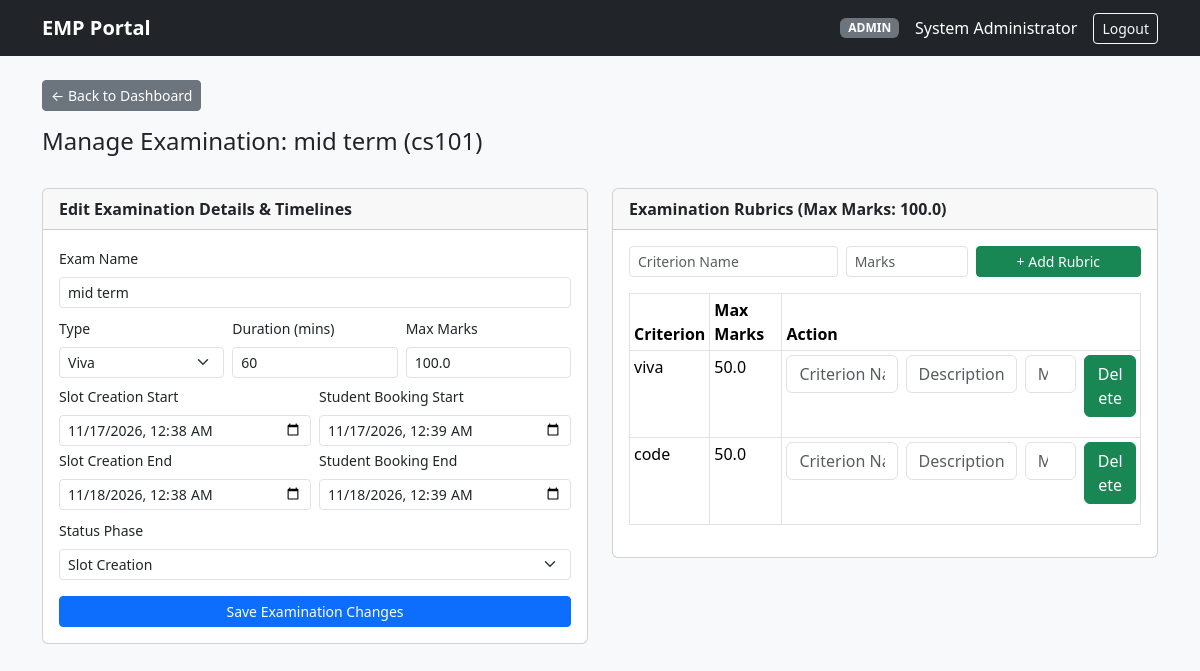
Screenshot of /admin/exam/1/manage (signed in) with the database file from the repository.
### models.py (models this page shows)
class User(db.Model):
    __tablename__ = 'users'
    id = db.Column(db.Integer, primary_key=True)
    full_name = db.Column(db.String(120), nullable=False)
    email = db.Column(db.String(120), unique=True, nullable=False)
    password_hash = db.Column(db.String(256), nullable=False)
    role = db.Column(db.String(20), nullable=False)  # 'admin', 'examiner', 'student'
    department = db.Column(db.String(100), nullable=True)
    contact = db.Column(db.String(50), nullable=True)
    roll_number = db.Column(db.String(50), nullable=True)
    status = db.Column(db.String(20), default='Active')  # 'Pending', 'Active', 'Deactivated'
    slots = db.relationship('ExaminationSlot', backref='examiner', lazy=True)
    bookings = db.relationship('Booking', backref='student', lazy=True)

class Examination(db.Model):
    __tablename__ = 'examinations'
    id = db.Column(db.Integer, primary_key=True)
    course_id = db.Column(db.Integer, db.ForeignKey('courses.id'), nullable=False)
    exam_name = db.Column(db.String(150), nullable=False)
    exam_type = db.Column(db.String(50), nullable=False)  # Viva, Practical, Project Demo, Assessment
    duration_mins = db.Column(db.Integer, nullable=False)
    max_marks = db.Column(db.Float, nullable=False)
    slot_creation_start = db.Column(db.DateTime, nullable=False)
    slot_creation_end = db.Column(db.DateTime, nullable=False)
    slot_booking_start = db.Column(db.DateTime, nullable=False)
    slot_booking_end = db.Column(db.DateTime, nullable=False)
    status = db.Column(db.String(30), default='Draft')
    rubrics = db.relationship('ExaminationRubric', backref='examination', cascade="all, delete-orphan", lazy=True)
    slots = db.relationship('ExaminationSlot', backref='examination', cascade="all, delete-orphan", lazy=True)

class Course(db.Model):
    __tablename__ = 'courses'
    id = db.Column(db.Integer, primary_key=True)
    course_code = db.Column(db.String(20), unique=True, nullable=False)
    course_name = db.Column(db.String(150), nullable=False)
    description = db.Column(db.Text, nullable=True)
    status = db.Column(db.String(20), default='Active')
    examinations = db.relationship('Examination', backref='course', cascade="all, delete-orphan", lazy=True)

class ExaminationRubric(db.Model):
    __tablename__ = 'examination_rubrics'
    id = db.Column(db.Integer, primary_key=True)
    exam_id = db.Column(db.Integer, db.ForeignKey('examinations.id'), nullable=False)
    criterion_name = db.Column(db.String(120), nullable=False)
    max_marks = db.Column(db.Float, nullable=False)
    weightage = db.Column(db.Float, nullable=True)
    description = db.Column(db.Text, nullable=True)

### app.py (the view, shortened to what this page needs)
@app.route('/admin/exam/<int:exam_id>/manage', methods=['GET', 'POST'])
@login_required(role='admin')
def admin_manage_exam(exam_id):
    exam = Examination.query.get_or_404(exam_id)
    rubrics = ExaminationRubric.query.filter_by(exam_id=exam.id).all()
    return render_template('admin_manage_exam.html', exam=exam, rubrics=rubrics)

### app.py (called while the page is built)
def login_required(role=None):
    def decorator(f):
        @wraps(f)
        def decorated_function(*args, **kwargs):
            if 'user_id' not in session:
                flash('Please log in to continue.', 'warning')
                return redirect(url_for('login'))
            if role and session.get('role') != role:
                flash('Unauthorized access for your role.', 'danger')
                return redirect(url_for('index'))
            return f(*args, **kwargs)
        return decorated_function
    return decorator

@app.context_processor
def inject_user():
    user = User.query.get(session['user_id']) if 'user_id' in session else None
    return dict(current_user=user)

### templates/admin_manage_exam.html (shortened to what this page needs)
{% extends "base.html" %}
{% block content %}
<a href="{{ url_for('admin_dashboard') }}" class="btn btn-secondary btn-sm mb-3">&larr; Back to Dashboard</a>
<h4>Manage Examination: {{ exam.exam_name }} ({{ exam.course.course_code }})</h4>
<div class="row g-4 mt-2">
    <div class="col-md-6">
        <div class="card">
            <div class="card-header fw-bold">Edit Examination Details & Timelines</div>
            <div class="card-body">
                <form method="POST" action="{{ url_for('admin_edit_examination_details', exam_id=exam.id) }}">
                    <div class="mb-2">
                        <label class="form-label small">Exam Name</label>
                        <input type="text" name="exam_name" value="{{ exam.exam_name }}" class="form-control form-control-sm" required>
                    </div>
                    <div class="row g-2 mb-2">
                        <div class="col-md-4">
                            <label class="form-label small">Type</label>
                            <select name="exam_type" class="form-select form-select-sm">
                                <option {% if exam.exam_type == 'Viva' %}selected{% endif %}>Viva</option>
                            </select>
                        </div>
                        <div class="col-md-4">
                            <label class="form-label small">Duration (mins)</label>
                            <input type="number" name="duration_mins" value="{{ exam.duration_mins }}" class="form-control form-control-sm" required>
                        </div>
                        <div class="col-md-4">
                            <label class="form-label small">Max Marks</label>
                            <input type="number" step="0.5" name="max_marks" value="{{ exam.max_marks }}" class="form-control form-control-sm" required>
                        </div>
                    </div>
                    <div class="row g-2 mb-2 small">
                        <div class="col-md-6">
                            <label class="form-label">Slot Creation Start</label>
                            <input type="datetime-local" name="slot_creation_start" value="{{ exam.slot_creation_start.strftime('%Y-%m-%dT%H:%M') }}" class="form-control form-control-sm mb-1" required>
                            <label class="form-label">Slot Creation End</label>
                            <input type="datetime-local" name="slot_creation_end" value="{{ exam.slot_creation_end.strftime('%Y-%m-%dT%H:%M') }}" class="form-control form-control-sm" required>
                        </div>
                        <div class="col-md-6">
                            <label class="form-label">Student Booking Start</label>
                            <input type="datetime-local" name="slot_booking_start" value="{{ exam.slot_booking_start.strftime('%Y-%m-%dT%H:%M') }}" class="form-control form-control-sm mb-1" required>
                            <label class="form-label">Student Booking End</label>
                            <input type="datetime-local" name="slot_booking_end" value="{{ exam.slot_booking_end.strftime('%Y-%m-%dT%H:%M') }}" class="form-control form-control-sm" required>
                        </div>
                    </div>
                    <div class="mb-3">
                        <label class="form-label small">Status Phase</label>
                        <select name="status" class="form-select form-select-sm">
                            {% for st in ['Draft', 'Slot Creation', 'Booking Open', 'Closed', 'Completed'] %}
                            <option value="{{ st }}" {% if exam.status == st %}selected{% endif %}>{{ st }}</option>
                            {% endfor %}
                        </select>
                    </div>
                    <button type="submit" class="btn btn-primary btn-sm w-100">Save Examination Changes</button>
                </form>
            </div>
        </div>
    </div>
    <div class="col-md-6">
        <div class="card">
            <div class="card-header fw-bold">Examination Rubrics (Max Marks: {{ exam.max_marks }})</div>
            <div class="card-body">
                <form method="POST" action="{{ url_for('admin_manage_exam', exam_id=exam.id) }}" class="row g-2 mb-3">
                    <div class="col-md-5"><input type="text" name="criterion_name" class="form-control form-control-sm" placeholder="Criterion Name" required></div>
                    <div class="col-md-3"><input type="number" step="0.5" name="max_marks" class="form-control form-control-sm" placeholder="Marks" required></div>
                    <div class="col-md-4"><button class="btn btn-success btn-sm w-100">+ Add Rubric</button></div>
                </form>
                <table class="table table-bordered table-sm">
                    <thead><tr><th>Criterion</th><th>Max Marks</th><th>Action</th></tr></thead>
                    <tbody>
                        {% for r in exam.rubrics %}
                        <tr>
                            <td>{{ r.criterion_name }}</td>
                            <td>{{ r.max_marks }}</td>
                            <td>
                                <form method="POST" action="{{ url_for('admin_manage_exam', exam_id=exam.id) }}" class="row g-2 mb-3">
                                    <div class="col-md-4">
                                        <input type="text" name="criterion_name" class="form-control" placeholder="Criterion Name (e.g. Logic)" required>
                                    </div>
                                    <div class="col-md-4">
                                        <input type="text" name="description" class="form-control" placeholder="Description (optional)">
                                    </div>
                                    <div class="col-md-2">
                                        <input type="number" step="0.5" name="max_marks" class="form-control" placeholder="Max Marks" required>
                                    </div>
                                    <div class="col-md-2">
                                        <button type="submit" class="btn btn-success w-100">Delete</button>
                                    </div>
                                </form>
                            </td>
                        </tr>
                        {% endfor %}
                    </tbody>
                </table>
            </div>
        </div>
    </div>
</div>
{% endblock %}

### templates/base.html (shortened to what this page needs)
<!DOCTYPE html>
<html lang="en">
<head>
    <link href="https://cdn.jsdelivr.net/npm/bootstrap@5.3.3/dist/css/bootstrap.min.css" rel="stylesheet">
</head>
<body class="bg-light">
    <nav class="navbar navbar-expand-lg navbar-dark bg-dark mb-4">
        <div class="container">
            <a class="navbar-brand fw-bold" href="{{ url_for('index') }}">EMP Portal</a>
            <div class="d-flex align-items-center text-white">
                {% if current_user %}
                    <span class="me-3 badge bg-secondary text-uppercase">{{ current_user.role }}</span>
                    <span class="me-3">{{ current_user.full_name }}</span>
                    <a href="{{ url_for('logout') }}" class="btn btn-outline-light btn-sm">Logout</a>
                {% else %}
                    <a href="{{ url_for('login') }}" class="btn btn-outline-light btn-sm me-2">Login</a>
                    <a href="{{ url_for('register') }}" class="btn btn-primary btn-sm">Register</a>
                {% endif %}
            </div>
        </div>
    </nav>
    <div class="container pb-5">
        {% block content %}{% endblock %}
    </div>
</body>
</html>

### rows the page displays
User: role "ADMIN", full_name "System Administrator"
Examination: exam_name "mid term", exam_type "Viva", duration_mins "60", max_marks "100.0", slot_creation_start "11/17/2026 00:38", slot_creation_end "11/18/2026 00:38", slot_booking_start "11/17/2026 00:39", slot_booking_end "11/18/2026 00:39", status "Slot Creation"
Course: course.course_code "cs101"
ExaminationRubric: criterion_name "viva", max_marks "50.0"
ExaminationRubric: criterion_name "code", max_marks "50.0"
